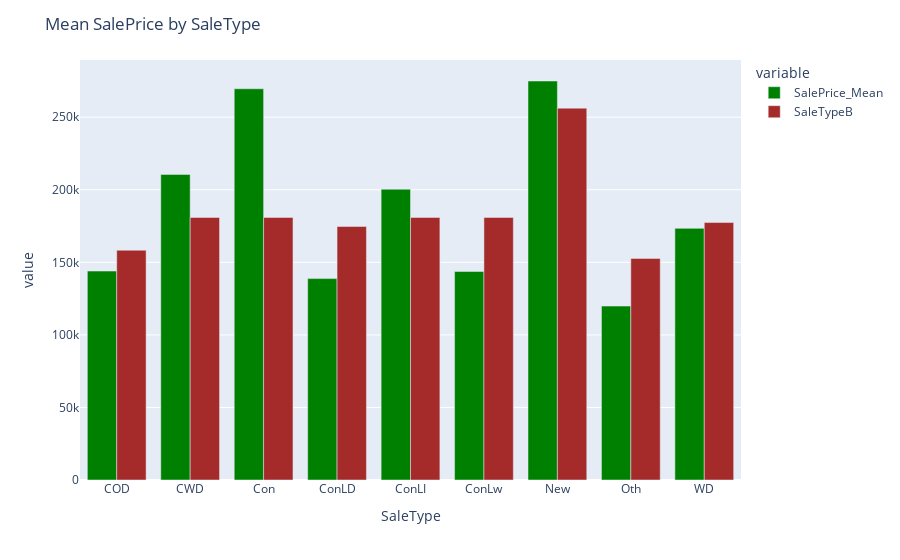

The notebook cell this image was saved under:
### Code cell
v='SaleType'
vB=v+"B"
outp = out.rename_axis(v).reset_index()
fig = px.bar(outp, x=v, y=['SalePrice_Mean',vB],barmode='group',color_discrete_sequence=['green','brown'])            
fig.update_layout(title=dict(text="Mean SalePrice by "+v))
fig.show()

### Figure 1 — Plotly figure (JSON) as saved in the notebook; plotly's stock layout.template omitted (floating-point values rounded to 4 significant figures)
{"data": [{"alignmentgroup": "True", "hovertemplate": "variable=SalePrice_Mean<br>SaleType=%{x}<br>value=%{y}<extra></extra>", "legendgroup": "SalePrice_Mean", "marker": {"color": "green", "pattern": {"shape": ""}}, "name": "SalePrice_Mean", "offsetgroup": "SalePrice_Mean", "orientation": "v", "showlegend": true, "textposition": "auto", "type": "bar", "x": ["COD", "CWD", "Con", "ConLD", "ConLI", "ConLw", "New", "Oth", "WD"], "xaxis": "x", "y": [144000.0, 210600, 269600, 138800.0, 200390, 143700, 274900.0, 119850, 173400.0], "yaxis": "y"}, {"alignmentgroup": "True", "hovertemplate": "variable=SaleTypeB<br>SaleType=%{x}<br>value=%{y}<extra></extra>", "legendgroup": "SaleTypeB", "marker": {"color": "brown", "pattern": {"shape": ""}}, "name": "SaleTypeB", "offsetgroup": "SaleTypeB", "orientation": "v", "showlegend": true, "textposition": "auto", "type": "bar", "x": ["COD", "CWD", "Con", "ConLD", "ConLI", "ConLw", "New", "Oth", "WD"], "xaxis": "x", "y": [158300.0, 180900.0, 180900.0, 174700.0, 180900.0, 180900.0, 256300.0, 152700.0, 177400.0], "yaxis": "y"}], "layout": {"barmode": "group", "legend": {"title": {"text": "variable"}, "tracegroupgap": 0}, "margin": {"t": 60}, "title": {"text": "Mean SalePrice by SaleType"}, "xaxis": {"anchor": "y", "domain": [0, 1], "title": {"text": "SaleType"}}, "yaxis": {"anchor": "x", "domain": [0, 1], "title": {"text": "value"}}}}
